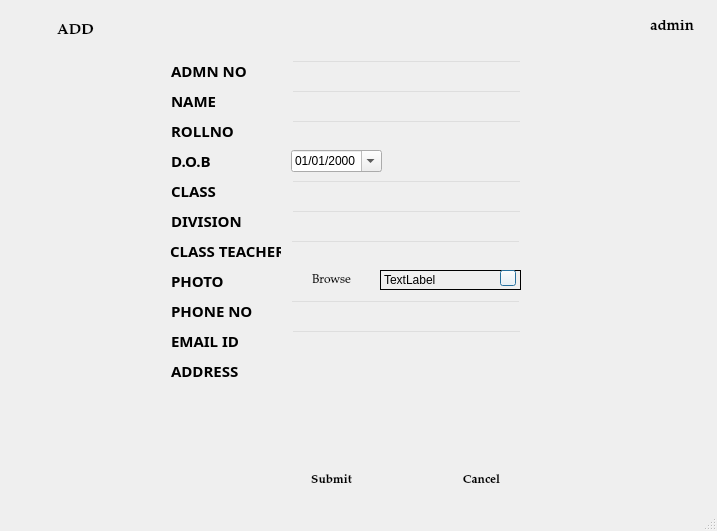
<?xml version="1.0" encoding="UTF-8"?>
<ui version="4.0">
 <class>add_2</class>
 <widget class="QMainWindow" name="add_2">
  <property name="geometry">
   <rect>
    <x>0</x>
    <y>0</y>
    <width>717</width>
    <height>531</height>
   </rect>
  </property>
  <property name="windowTitle">
   <string>MainWindow</string>
  </property>
  <widget class="QWidget" name="centralwidget">
   <widget class="QLabel" name="invalid">
    <property name="geometry">
     <rect>
      <x>150</x>
      <y>350</y>
      <width>251</width>
      <height>31</height>
     </rect>
    </property>
    <property name="font">
     <font>
      <family>MS Sans Serif</family>
     </font>
    </property>
    <property name="styleSheet">
     <string notr="true">color: rgb(255, 3, 3);</string>
    </property>
    <property name="text">
     <string/>
    </property>
   </widget>
   <widget class="QLabel" name="label">
    <property name="enabled">
     <bool>true</bool>
    </property>
    <property name="geometry">
     <rect>
      <x>-50</x>
      <y>-20</y>
      <width>751</width>
      <height>551</height>
     </rect>
    </property>
    <property name="frameShadow">
     <enum>QFrame::Plain</enum>
    </property>
    <property name="text">
     <string/>
    </property>
    <property name="pixmap">
     <pixmap resource="pic.qrc">:/newPrefix/ttt.jpg</pixmap>
    </property>
   </widget>
   <widget class="QPushButton" name="add">
    <property name="geometry">
     <rect>
      <x>10</x>
      <y>10</y>
      <width>131</width>
      <height>41</height>
     </rect>
    </property>
    <property name="font">
     <font>
      <family>Palatino Linotype</family>
      <pointsize>11</pointsize>
      <weight>75</weight>
      <bold>true</bold>
     </font>
    </property>
    <property name="acceptDrops">
     <bool>false</bool>
    </property>
    <property name="styleSheet">
     <string notr="true">background-color: rgb(255, 255, 255);</string>
    </property>
    <property name="text">
     <string>ADD</string>
    </property>
    <property name="checkable">
     <bool>false</bool>
    </property>
    <property name="default">
     <bool>true</bool>
    </property>
    <property name="flat">
     <bool>true</bool>
    </property>
   </widget>
   <widget class="QLabel" name="label_2">
    <property name="geometry">
     <rect>
      <x>620</x>
      <y>10</y>
      <width>31</width>
      <height>31</height>
     </rect>
    </property>
    <property name="text">
     <string/>
    </property>
    <property name="pixmap">
     <pixmap resource="pic.qrc">:/newPrefix/icon.png</pixmap>
    </property>
   </widget>
   <widget class="QLabel" name="label_3">
    <property name="geometry">
     <rect>
      <x>650</x>
      <y>20</y>
      <width>47</width>
      <height>13</height>
     </rect>
    </property>
    <property name="font">
     <font>
      <family>Palatino Linotype</family>
      <pointsize>11</pointsize>
      <weight>75</weight>
      <bold>true</bold>
     </font>
    </property>
    <property name="text">
     <string>admin</string>
    </property>
   </widget>
   <widget class="QLabel" name="label_4">
    <property name="geometry">
     <rect>
      <x>171</x>
      <y>90</y>
      <width>81</width>
      <height>21</height>
     </rect>
    </property>
    <property name="font">
     <font>
      <family>Myriad Pro Light</family>
      <pointsize>11</pointsize>
      <weight>75</weight>
      <bold>true</bold>
     </font>
    </property>
    <property name="text">
     <string>NAME       </string>
    </property>
   </widget>
   <widget class="QLabel" name="label_10">
    <property name="geometry">
     <rect>
      <x>171</x>
      <y>360</y>
      <width>81</width>
      <height>21</height>
     </rect>
    </property>
    <property name="font">
     <font>
      <family>Myriad Pro Light</family>
      <pointsize>11</pointsize>
      <weight>75</weight>
      <bold>true</bold>
     </font>
    </property>
    <property name="text">
     <string>ADDRESS</string>
    </property>
   </widget>
   <widget class="QLabel" name="label_11">
    <property name="geometry">
     <rect>
      <x>171</x>
      <y>270</y>
      <width>81</width>
      <height>21</height>
     </rect>
    </property>
    <property name="font">
     <font>
      <family>Myriad Pro Light</family>
      <pointsize>11</pointsize>
      <weight>75</weight>
      <bold>true</bold>
     </font>
    </property>
    <property name="text">
     <string>PHOTO     </string>
    </property>
   </widget>
   <widget class="QLabel" name="label_12">
    <property name="geometry">
     <rect>
      <x>171</x>
      <y>210</y>
      <width>81</width>
      <height>21</height>
     </rect>
    </property>
    <property name="font">
     <font>
      <family>Myriad Pro Light</family>
      <pointsize>11</pointsize>
      <weight>75</weight>
      <bold>true</bold>
     </font>
    </property>
    <property name="text">
     <string>DIVISION </string>
    </property>
   </widget>
   <widget class="QLabel" name="label_13">
    <property name="geometry">
     <rect>
      <x>171</x>
      <y>180</y>
      <width>81</width>
      <height>21</height>
     </rect>
    </property>
    <property name="font">
     <font>
      <family>Myriad Pro Light</family>
      <pointsize>11</pointsize>
      <weight>75</weight>
      <bold>true</bold>
     </font>
    </property>
    <property name="text">
     <string>CLASS       </string>
    </property>
   </widget>
   <widget class="QLabel" name="label_14">
    <property name="geometry">
     <rect>
      <x>171</x>
      <y>120</y>
      <width>81</width>
      <height>21</height>
     </rect>
    </property>
    <property name="font">
     <font>
      <family>Myriad Pro Light</family>
      <pointsize>11</pointsize>
      <weight>75</weight>
      <bold>true</bold>
     </font>
    </property>
    <property name="text">
     <string>ROLLNO  </string>
    </property>
   </widget>
   <widget class="QTextEdit" name="address">
    <property name="geometry">
     <rect>
      <x>291</x>
      <y>360</y>
      <width>231</width>
      <height>91</height>
     </rect>
    </property>
    <property name="font">
     <font>
      <pointsize>11</pointsize>
     </font>
    </property>
    <property name="styleSheet">
     <string notr="true">background:transparent;
</string>
    </property>
    <property name="tabChangesFocus">
     <bool>true</bool>
    </property>
    <property name="html">
     <string>&lt;!DOCTYPE HTML PUBLIC &quot;-//W3C//DTD HTML 4.0//EN&quot; &quot;http://www.w3.org/TR/REC-html40/strict.dtd&quot;&gt;
&lt;html&gt;&lt;head&gt;&lt;meta name=&quot;qrichtext&quot; content=&quot;1&quot; /&gt;&lt;style type=&quot;text/css&quot;&gt;
p, li { white-space: pre-wrap; }
&lt;/style&gt;&lt;/head&gt;&lt;body style=&quot; font-family:'MS Shell Dlg 2'; font-size:11pt; font-weight:400; font-style:normal;&quot;&gt;
&lt;p style=&quot;-qt-paragraph-type:empty; margin-top:0px; margin-bottom:0px; margin-left:0px; margin-right:0px; -qt-block-indent:0; text-indent:0px; font-size:10pt;&quot;&gt;&lt;br /&gt;&lt;/p&gt;&lt;/body&gt;&lt;/html&gt;</string>
    </property>
   </widget>
   <widget class="QLineEdit" name="division">
    <property name="geometry">
     <rect>
      <x>291</x>
      <y>210</y>
      <width>231</width>
      <height>21</height>
     </rect>
    </property>
    <property name="font">
     <font>
      <pointsize>11</pointsize>
     </font>
    </property>
    <property name="styleSheet">
     <string notr="true">
background:transparent;
</string>
    </property>
    <property name="text">
     <string/>
    </property>
    <property name="frame">
     <bool>true</bool>
    </property>
   </widget>
   <widget class="QLineEdit" name="class_2">
    <property name="geometry">
     <rect>
      <x>291</x>
      <y>180</y>
      <width>231</width>
      <height>21</height>
     </rect>
    </property>
    <property name="font">
     <font>
      <pointsize>11</pointsize>
     </font>
    </property>
    <property name="styleSheet">
     <string notr="true">background:transparent;
</string>
    </property>
   </widget>
   <widget class="QLineEdit" name="roll">
    <property name="geometry">
     <rect>
      <x>291</x>
      <y>120</y>
      <width>231</width>
      <height>21</height>
     </rect>
    </property>
    <property name="font">
     <font>
      <pointsize>11</pointsize>
     </font>
    </property>
    <property name="styleSheet">
     <string notr="true">background:transparent;
</string>
    </property>
   </widget>
   <widget class="QLineEdit" name="name">
    <property name="enabled">
     <bool>true</bool>
    </property>
    <property name="geometry">
     <rect>
      <x>291</x>
      <y>90</y>
      <width>231</width>
      <height>21</height>
     </rect>
    </property>
    <property name="font">
     <font>
      <pointsize>11</pointsize>
     </font>
    </property>
    <property name="toolTip">
     <string/>
    </property>
    <property name="accessibleName">
     <string/>
    </property>
    <property name="autoFillBackground">
     <bool>false</bool>
    </property>
    <property name="styleSheet">
     <string notr="true">background:transparent;
</string>
    </property>
    <property name="text">
     <string/>
    </property>
    <property name="frame">
     <bool>true</bool>
    </property>
    <property name="dragEnabled">
     <bool>false</bool>
    </property>
    <property name="readOnly">
     <bool>false</bool>
    </property>
    <property name="cursorMoveStyle">
     <enum>Qt::LogicalMoveStyle</enum>
    </property>
    <property name="clearButtonEnabled">
     <bool>false</bool>
    </property>
   </widget>
   <widget class="QLabel" name="invalid_2">
    <property name="geometry">
     <rect>
      <x>291</x>
      <y>450</y>
      <width>151</width>
      <height>16</height>
     </rect>
    </property>
    <property name="font">
     <font>
      <family>MS Shell Dlg 2</family>
      <pointsize>10</pointsize>
      <weight>50</weight>
      <bold>false</bold>
     </font>
    </property>
    <property name="styleSheet">
     <string notr="true">color:rgb(238, 0, 0)
</string>
    </property>
    <property name="text">
     <string/>
    </property>
   </widget>
   <widget class="QPushButton" name="submit">
    <property name="geometry">
     <rect>
      <x>291</x>
      <y>470</y>
      <width>81</width>
      <height>21</height>
     </rect>
    </property>
    <property name="font">
     <font>
      <family>Palatino Linotype</family>
      <pointsize>9</pointsize>
      <weight>75</weight>
      <bold>true</bold>
     </font>
    </property>
    <property name="acceptDrops">
     <bool>false</bool>
    </property>
    <property name="styleSheet">
     <string notr="true">background-color: rgb(255, 255, 255);</string>
    </property>
    <property name="text">
     <string>Submit</string>
    </property>
    <property name="checkable">
     <bool>false</bool>
    </property>
    <property name="default">
     <bool>true</bool>
    </property>
    <property name="flat">
     <bool>true</bool>
    </property>
   </widget>
   <widget class="QPushButton" name="cancel">
    <property name="geometry">
     <rect>
      <x>441</x>
      <y>470</y>
      <width>81</width>
      <height>21</height>
     </rect>
    </property>
    <property name="font">
     <font>
      <family>Palatino Linotype</family>
      <pointsize>9</pointsize>
      <weight>75</weight>
      <bold>true</bold>
     </font>
    </property>
    <property name="acceptDrops">
     <bool>false</bool>
    </property>
    <property name="styleSheet">
     <string notr="true">background-color: rgb(255, 255, 255);</string>
    </property>
    <property name="text">
     <string>Cancel</string>
    </property>
    <property name="checkable">
     <bool>false</bool>
    </property>
    <property name="default">
     <bool>true</bool>
    </property>
    <property name="flat">
     <bool>true</bool>
    </property>
   </widget>
   <widget class="QPushButton" name="photo">
    <property name="geometry">
     <rect>
      <x>291</x>
      <y>270</y>
      <width>81</width>
      <height>21</height>
     </rect>
    </property>
    <property name="font">
     <font>
      <family>Palatino Linotype</family>
      <pointsize>9</pointsize>
      <weight>50</weight>
      <bold>false</bold>
     </font>
    </property>
    <property name="acceptDrops">
     <bool>false</bool>
    </property>
    <property name="styleSheet">
     <string notr="true">background-color: rgb(255, 255, 255);</string>
    </property>
    <property name="text">
     <string>Browse</string>
    </property>
    <property name="checkable">
     <bool>false</bool>
    </property>
    <property name="default">
     <bool>true</bool>
    </property>
    <property name="flat">
     <bool>true</bool>
    </property>
   </widget>
   <widget class="QLabel" name="label_15">
    <property name="geometry">
     <rect>
      <x>171</x>
      <y>300</y>
      <width>101</width>
      <height>21</height>
     </rect>
    </property>
    <property name="font">
     <font>
      <family>Myriad Pro Light</family>
      <pointsize>11</pointsize>
      <weight>75</weight>
      <bold>true</bold>
     </font>
    </property>
    <property name="text">
     <string>PHONE NO</string>
    </property>
   </widget>
   <widget class="QLineEdit" name="phonenumber">
    <property name="geometry">
     <rect>
      <x>290</x>
      <y>300</y>
      <width>231</width>
      <height>21</height>
     </rect>
    </property>
    <property name="font">
     <font>
      <pointsize>11</pointsize>
     </font>
    </property>
    <property name="styleSheet">
     <string notr="true">
background:transparent;
</string>
    </property>
    <property name="text">
     <string/>
    </property>
    <property name="frame">
     <bool>true</bool>
    </property>
   </widget>
   <widget class="QLabel" name="label_16">
    <property name="geometry">
     <rect>
      <x>171</x>
      <y>330</y>
      <width>101</width>
      <height>21</height>
     </rect>
    </property>
    <property name="font">
     <font>
      <family>Myriad Pro Light</family>
      <pointsize>11</pointsize>
      <weight>75</weight>
      <bold>true</bold>
     </font>
    </property>
    <property name="text">
     <string>EMAIL ID</string>
    </property>
   </widget>
   <widget class="QLineEdit" name="emailid">
    <property name="geometry">
     <rect>
      <x>291</x>
      <y>330</y>
      <width>231</width>
      <height>21</height>
     </rect>
    </property>
    <property name="font">
     <font>
      <pointsize>11</pointsize>
     </font>
    </property>
    <property name="styleSheet">
     <string notr="true">
background:transparent;
</string>
    </property>
    <property name="text">
     <string/>
    </property>
    <property name="frame">
     <bool>true</bool>
    </property>
   </widget>
   <widget class="QLabel" name="label_17">
    <property name="geometry">
     <rect>
      <x>171</x>
      <y>150</y>
      <width>81</width>
      <height>21</height>
     </rect>
    </property>
    <property name="font">
     <font>
      <family>Myriad Pro Light</family>
      <pointsize>11</pointsize>
      <weight>75</weight>
      <bold>true</bold>
     </font>
    </property>
    <property name="text">
     <string>D.O.B</string>
    </property>
   </widget>
   <widget class="QDateEdit" name="dateEdit">
    <property name="geometry">
     <rect>
      <x>291</x>
      <y>150</y>
      <width>91</width>
      <height>22</height>
     </rect>
    </property>
    <property name="displayFormat">
     <string>MM/dd/yyyy</string>
    </property>
    <property name="calendarPopup">
     <bool>true</bool>
    </property>
   </widget>
   <widget class="QLabel" name="label_18">
    <property name="geometry">
     <rect>
      <x>170</x>
      <y>240</y>
      <width>111</width>
      <height>21</height>
     </rect>
    </property>
    <property name="font">
     <font>
      <family>Myriad Pro Light</family>
      <pointsize>11</pointsize>
      <weight>75</weight>
      <bold>true</bold>
     </font>
    </property>
    <property name="text">
     <string>CLASS TEACHER</string>
    </property>
    <property name="textFormat">
     <enum>Qt::RichText</enum>
    </property>
    <property name="alignment">
     <set>Qt::AlignLeading|Qt::AlignLeft|Qt::AlignTop</set>
    </property>
   </widget>
   <widget class="QLineEdit" name="cteacher">
    <property name="geometry">
     <rect>
      <x>290</x>
      <y>240</y>
      <width>231</width>
      <height>21</height>
     </rect>
    </property>
    <property name="font">
     <font>
      <pointsize>11</pointsize>
     </font>
    </property>
    <property name="styleSheet">
     <string notr="true">
background:transparent;
</string>
    </property>
    <property name="text">
     <string/>
    </property>
    <property name="frame">
     <bool>true</bool>
    </property>
   </widget>
   <widget class="QLabel" name="label_5">
    <property name="geometry">
     <rect>
      <x>171</x>
      <y>60</y>
      <width>81</width>
      <height>21</height>
     </rect>
    </property>
    <property name="font">
     <font>
      <family>Myriad Pro Light</family>
      <pointsize>11</pointsize>
      <weight>75</weight>
      <bold>true</bold>
     </font>
    </property>
    <property name="text">
     <string>ADMN NO</string>
    </property>
   </widget>
   <widget class="QLineEdit" name="adid">
    <property name="enabled">
     <bool>true</bool>
    </property>
    <property name="geometry">
     <rect>
      <x>291</x>
      <y>60</y>
      <width>231</width>
      <height>21</height>
     </rect>
    </property>
    <property name="font">
     <font>
      <pointsize>11</pointsize>
     </font>
    </property>
    <property name="toolTip">
     <string/>
    </property>
    <property name="accessibleName">
     <string/>
    </property>
    <property name="autoFillBackground">
     <bool>false</bool>
    </property>
    <property name="styleSheet">
     <string notr="true">background:transparent;
</string>
    </property>
    <property name="text">
     <string/>
    </property>
    <property name="frame">
     <bool>true</bool>
    </property>
    <property name="dragEnabled">
     <bool>false</bool>
    </property>
    <property name="readOnly">
     <bool>false</bool>
    </property>
    <property name="cursorMoveStyle">
     <enum>Qt::LogicalMoveStyle</enum>
    </property>
    <property name="clearButtonEnabled">
     <bool>false</bool>
    </property>
   </widget>
   <widget class="QPushButton" name="photoclose">
    <property name="geometry">
     <rect>
      <x>500</x>
      <y>270</y>
      <width>16</width>
      <height>16</height>
     </rect>
    </property>
    <property name="font">
     <font>
      <family>Palatino Linotype</family>
      <pointsize>9</pointsize>
      <weight>50</weight>
      <bold>false</bold>
     </font>
    </property>
    <property name="acceptDrops">
     <bool>false</bool>
    </property>
    <property name="styleSheet">
     <string notr="true">background-color: rgb(255, 255, 255);
background-image: url(:/newPrefix/PikPng.com_x-mark-png_380082 (1).png);</string>
    </property>
    <property name="text">
     <string/>
    </property>
    <property name="checkable">
     <bool>false</bool>
    </property>
    <property name="autoDefault">
     <bool>false</bool>
    </property>
    <property name="default">
     <bool>true</bool>
    </property>
    <property name="flat">
     <bool>false</bool>
    </property>
   </widget>
   <widget class="QLabel" name="tyest">
    <property name="geometry">
     <rect>
      <x>380</x>
      <y>270</y>
      <width>141</width>
      <height>20</height>
     </rect>
    </property>
    <property name="styleSheet">
     <string notr="true">
border-top-color: rgb(0, 0, 0);</string>
    </property>
    <property name="frameShape">
     <enum>QFrame::Box</enum>
    </property>
    <property name="text">
     <string>TextLabel</string>
    </property>
   </widget>
   <zorder>label</zorder>
   <zorder>tyest</zorder>
   <zorder>invalid</zorder>
   <zorder>add</zorder>
   <zorder>label_2</zorder>
   <zorder>label_3</zorder>
   <zorder>label_4</zorder>
   <zorder>label_10</zorder>
   <zorder>label_11</zorder>
   <zorder>label_12</zorder>
   <zorder>label_13</zorder>
   <zorder>label_14</zorder>
   <zorder>address</zorder>
   <zorder>division</zorder>
   <zorder>class_2</zorder>
   <zorder>roll</zorder>
   <zorder>name</zorder>
   <zorder>invalid_2</zorder>
   <zorder>submit</zorder>
   <zorder>cancel</zorder>
   <zorder>photo</zorder>
   <zorder>label_15</zorder>
   <zorder>phonenumber</zorder>
   <zorder>label_16</zorder>
   <zorder>emailid</zorder>
   <zorder>label_17</zorder>
   <zorder>dateEdit</zorder>
   <zorder>label_18</zorder>
   <zorder>cteacher</zorder>
   <zorder>label_5</zorder>
   <zorder>adid</zorder>
   <zorder>photoclose</zorder>
  </widget>
  <widget class="QMenuBar" name="menubar">
   <property name="geometry">
    <rect>
     <x>0</x>
     <y>0</y>
     <width>717</width>
     <height>21</height>
    </rect>
   </property>
  </widget>
  <widget class="QStatusBar" name="statusbar"/>
 </widget>
 <tabstops>
  <tabstop>adid</tabstop>
  <tabstop>name</tabstop>
  <tabstop>roll</tabstop>
  <tabstop>dateEdit</tabstop>
  <tabstop>class_2</tabstop>
  <tabstop>division</tabstop>
  <tabstop>cteacher</tabstop>
  <tabstop>photo</tabstop>
  <tabstop>phonenumber</tabstop>
  <tabstop>emailid</tabstop>
  <tabstop>address</tabstop>
  <tabstop>submit</tabstop>
  <tabstop>cancel</tabstop>
  <tabstop>add</tabstop>
 </tabstops>
 <resources>
  <include location="pic.qrc"/>
 </resources>
 <connections/>
</ui>
